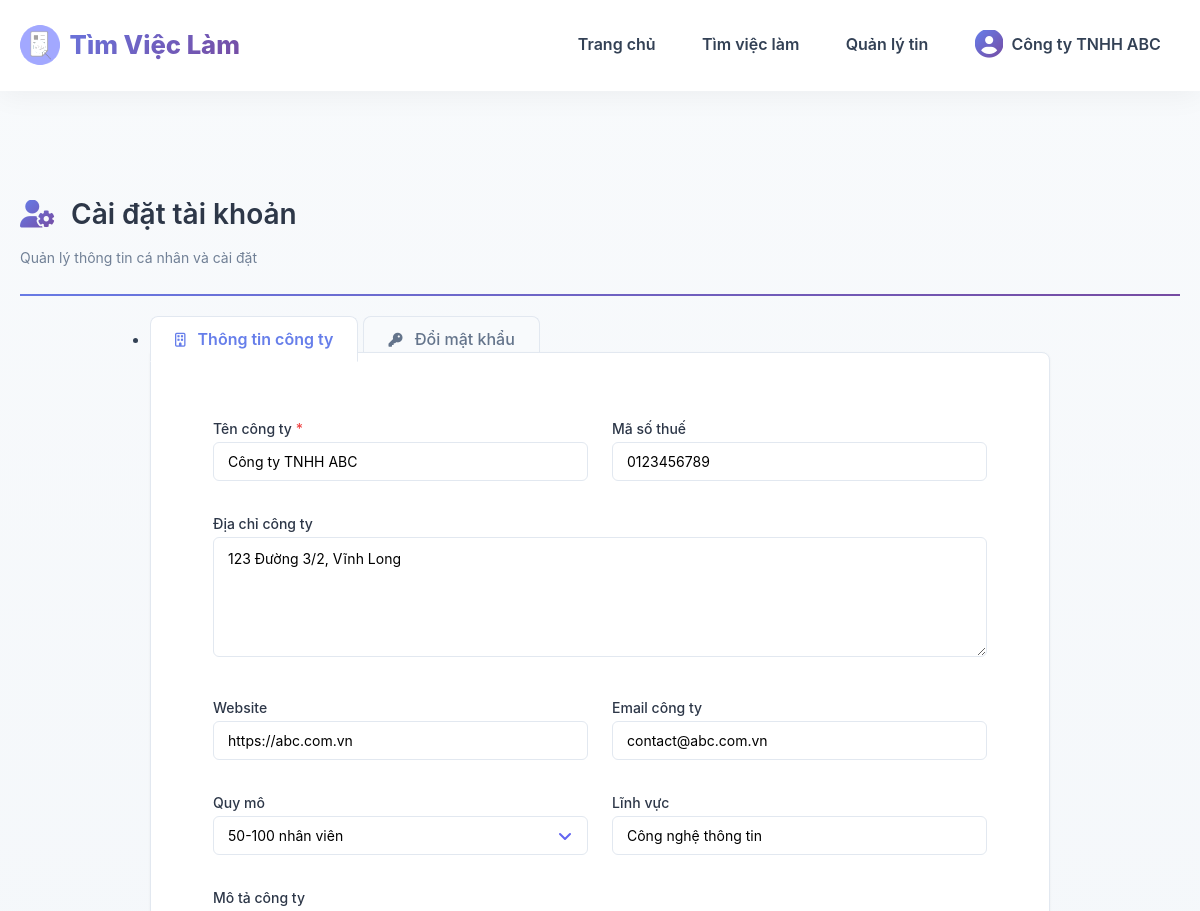
The app's page /taikhoan (signed in, upper part), older data.
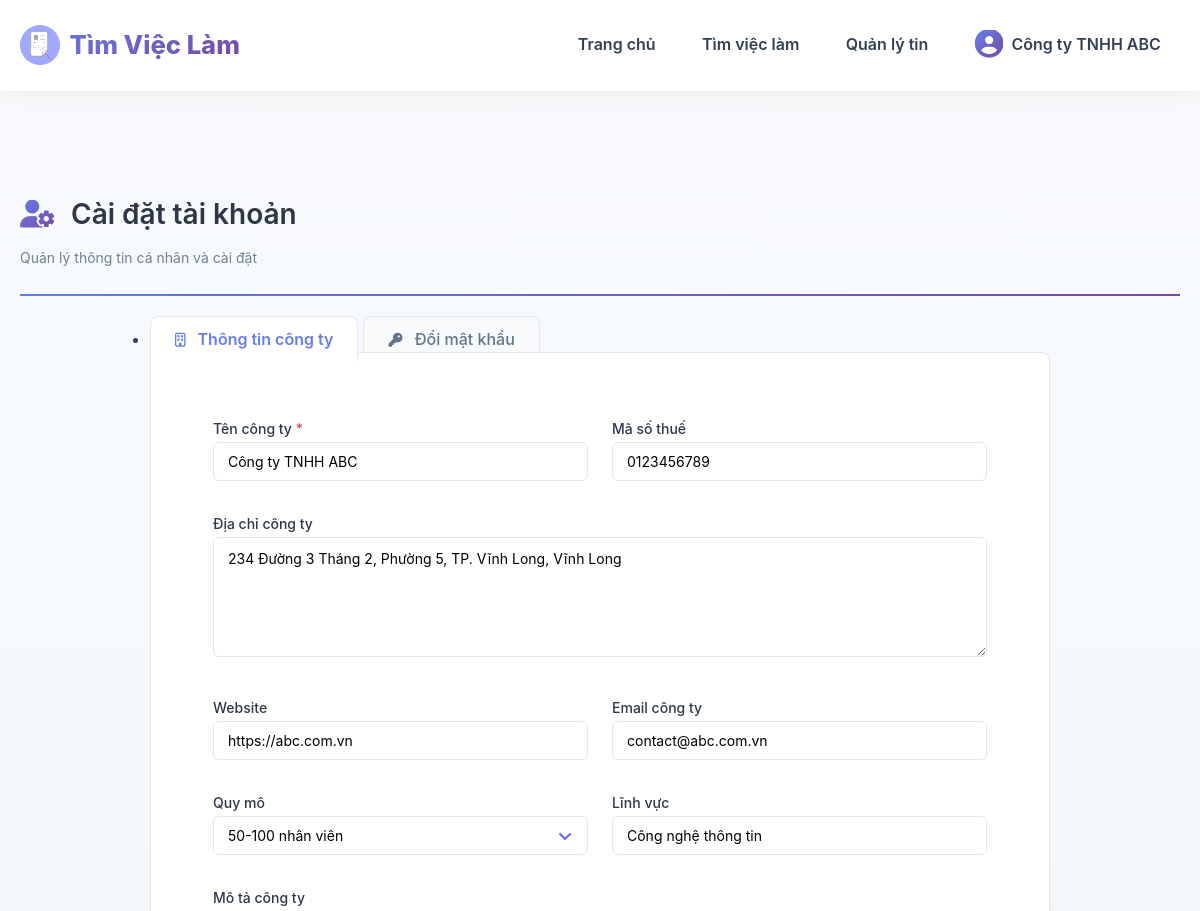
The same page, newer data.
### tables this page shows
CREATE TABLE `thongtinnhatuyendung` (
  `id` int(11) NOT NULL,
  `nguoidung_id` int(11) NOT NULL,
  `tencongty` varchar(255) NOT NULL,
  `masothue` varchar(50) DEFAULT NULL,
  `diachi_congty` text DEFAULT NULL,
  `website` varchar(255) DEFAULT NULL,
  `logo` varchar(255) DEFAULT NULL,
  `mota` text DEFAULT NULL,
  `quymo` varchar(100) DEFAULT NULL,
  `linhvuc` varchar(255) DEFAULT NULL,
  `email_congty` varchar(255) DEFAULT NULL,
  `lydoyeucau` text DEFAULT NULL COMMENT 'Lý do muốn trở thành nhà tuyển dụng',
  `ngaygui` datetime DEFAULT current_timestamp(),
  `ngaycapnhat` datetime DEFAULT current_timestamp() ON UPDATE current_timestamp()
);

### app/controllers/TaikhoanController.php (called while the page is built, shortened)
<?php
class TaikhoanController extends BaseController {
    private $nguoiDungModel;
    private $db;
    public function __construct() {
        $this->db = Database::getInstance()->getConnection();
        $this->nguoiDungModel = new NguoiDungModel();
    }
    public function index() {
        $userId = $_SESSION['nguoidung_id'];
        $vaitro = $_SESSION['vaitro'];
        $user = $this->nguoiDungModel->layThongTin($userId);
        $thongTinBoSung = null;
        if ($vaitro == 'ungvien') {
            $sql = "SELECT * FROM thongtinungvien WHERE nguoidung_id = :id";
            $stmt = $this->db->prepare($sql);
            $stmt->bindParam(':id', $userId);
            $stmt->execute();
            $thongTinBoSung = $stmt->fetch(PDO::FETCH_ASSOC);
        } elseif ($vaitro == 'tuyendung') {
            $sql = "SELECT * FROM thongtinnhatuyendung WHERE nguoidung_id = :id";
            $stmt = $this->db->prepare($sql);
            $stmt->bindParam(':id', $userId);
            $stmt->execute();
            $thongTinBoSung = $stmt->fetch(PDO::FETCH_ASSOC);
        }
        $data = [
            'pageTitle' => 'Cài đặt tài khoản',
            'user' => $user,
            'thongTinBoSung' => $thongTinBoSung
        ];
        $this->view('taikhoan/index', $data);
    }
}

### app/core/Database.php (called while the page is built, shortened)
<?php
class Database {
    private static $instance = null;
    private $connection;
    private function __construct() {
        try {
            $this->connection = new PDO(
                "mysql:host=" . DB_HOST . ";dbname=" . DB_NAME . ";charset=utf8mb4",
                DB_USER,
                DB_PASS,
                [
                    PDO::ATTR_ERRMODE => PDO::ERRMODE_EXCEPTION,
                    PDO::ATTR_DEFAULT_FETCH_MODE => PDO::FETCH_ASSOC,
                    PDO::ATTR_EMULATE_PREPARES => false
                ]
            );
        } catch (PDOException $e) {
            error_log("Database connection failed: " . $e->getMessage());
            if (DEBUG_MODE) {
                die("Lỗi kết nối database: " . $e->getMessage());
            } else {
                die("Không thể kết nối đến cơ sở dữ liệu. Vui lòng thử lại sau.");
            }
        }
    }
    public static function getInstance() {
        if (self::$instance === null) {
            self::$instance = new self();
        }
        return self::$instance;
    }
    public function getConnection() {
        return $this->connection;
    }
}

### app/views/taikhoan/index.php (the view, shortened to what the changed rows need)
<?php require_once BASE_PATH . 'app/views/layouts/header.php'; ?>
<div class="container" style="margin-top: 100px; margin-bottom: 50px;">
    <div class="page-header" style="margin-bottom: 30px;">
        <h1 style="font-size: 28px; font-weight: 600; color: #2d3748; margin-bottom: 8px;">
            <i class="fas fa-user-cog" style="color: #667eea;"></i> Cài đặt tài khoản
        </h1>
    </div>
    <div style="max-width: 900px; margin: 0 auto;">
        <div class="card">
            <div class="card-body" style="padding: 30px;">
            <div class="tab-content">
                <?php if ($_SESSION['vaitro'] == 'tuyendung'): ?>
                <div id="congty" class="tab-pane fade show active">
                    <form method="POST" action="<?php echo BASE_URL; ?>taikhoan/capnhatcongty" enctype="multipart/form-data">
                        <div class="form-row">
                            <div class="form-group col-md-6">
                                <label>Tên công ty <span class="text-danger">*</span></label>
                                <input type="text" name="tencongty" class="form-control"
                                       value="<?php echo htmlspecialchars($thongTinBoSung['tencongty'] ?? ''); ?>" required>
                            </div>
                            <div class="form-group col-md-6">
                                <label>Mã số thuế</label>
                                <input type="text" name="masothue" class="form-control"
                                       value="<?php echo htmlspecialchars($thongTinBoSung['masothue'] ?? ''); ?>">
                            </div>
                        </div>
                        <div class="form-group">
                            <label>Địa chỉ công ty</label>
                            <textarea name="diachi_congty" class="form-control" rows="2"><?php echo htmlspecialchars($thongTinBoSung['diachi_congty'] ?? ''); ?></textarea>
                        </div>
                        <div class="form-row">
                            <div class="form-group col-md-6">
                                <label>Website</label>
                                <input type="url" name="website" class="form-control"
                                       value="<?php echo htmlspecialchars($thongTinBoSung['website'] ?? ''); ?>">
                            </div>
                            <div class="form-group col-md-6">
                                <label>Email công ty</label>
                                <input type="email" name="email_congty" class="form-control"
                                       value="<?php echo htmlspecialchars($thongTinBoSung['email_congty'] ?? ''); ?>">
                            </div>
                        </div>
                        <div class="form-row">
                            <div class="form-group col-md-6">
                                <label>Quy mô</label>
                                <select name="quymo" class="form-control">
                                    <option value="50-100 nhân viên" <?php echo ($thongTinBoSung['quymo'] ?? '') == '50-100 nhân viên' ? 'selected' : ''; ?>>50-100 nhân viên</option>
                                </select>
                            </div>
                            <div class="form-group col-md-6">
                                <label>Lĩnh vực</label>
                                <input type="text" name="linhvuc" class="form-control"
                                       value="<?php echo htmlspecialchars($thongTinBoSung['linhvuc'] ?? ''); ?>"
                                       placeholder="VD: Công nghệ thông tin, Thương mại điện tử">
                            </div>
                        </div>
                        <div class="form-group">
                            <label>Mô tả công ty</label>
                        </div>
                    </form>
                </div>
                <?php endif; ?>
            </div>
        </div>
    </div>
</div>
<?php require_once BASE_PATH . 'app/views/layouts/footer.php'; ?>

Row changes from the older to the newer data that the page shows:
changed thongtinnhatuyendung "Công ty TNHH ABC": diachi_congty "123 Đường 3/2, Vĩnh Long" → "234 Đường 3 Tháng 2, Phường 5, TP. Vĩnh Long, Vĩnh Long"
